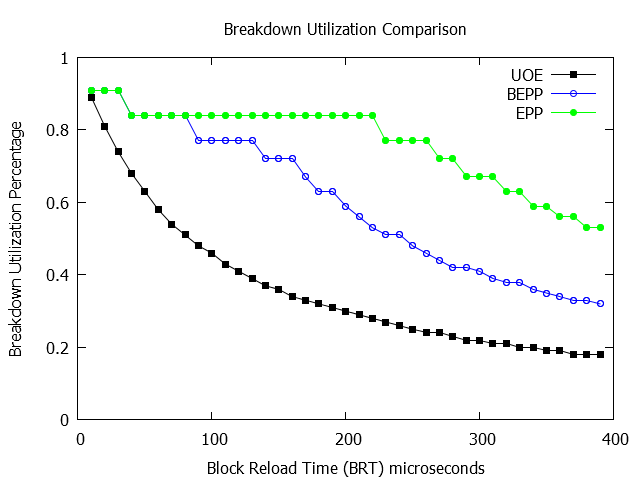

The script that saved this image:
#set term pngcairo dashed
set term postscript eps color
#set title "Breakdown Utilization Comparison"
#set output "breakdown.png"
set output "breakdown.eps"
set xlabel "Block Reload Time (BRT) microseconds"
set ylabel "Breakdown Utilization Percentage"
set xtics 0,100
set xrange [0:400]
set yrange [0:1]
# UOE Line Style
set linestyle 1 lt 1 pt 5 lc rgb "black"
# BEPP Line Style
set linestyle 2 lt 1 pt 6 lc rgb "blue"
# EPP Line Style
set linestyle 3 lt 1 pt 7 lc rgb "green"
plot \
'uoe_table.txt' using 1:2 ls 1 notitle , \
'uoe_table.txt' using 1:2 title "UOE" with linespoints ls 1 pt 5, \
\
'bepp_table.txt' using 1:2 ls 2 notitle, \
'bepp_table.txt' using 1:2 title "BEPP" with linespoints ls 2 pt 6, \
\
'epp_table.txt' using 1:2 ls 3 notitle, \
'epp_table.txt' using 1:2 title "EPP" with linespoints ls 3 pt 7, \
